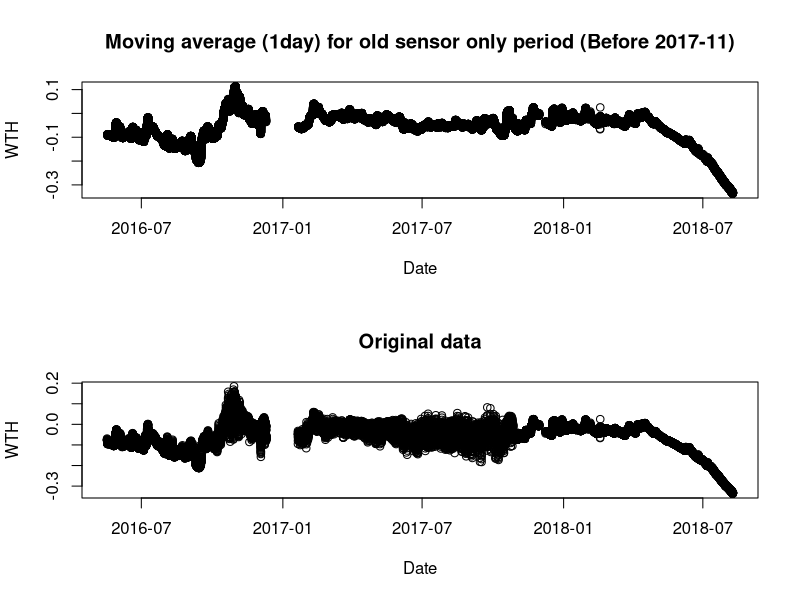

Generate this figure with R: (Note: this script raises an error after producing the figure.)
library(tidyverse)
library(forecast)
library(lubridate)

rm(list=ls())

# The WaterTable_YK.csv dataset was generated by Johannes
# 
# <Meta info>
# Attached is the water table data. It's a bit more complicated than usually, 
# as the ground level moves in peatland. Hence, I have to run some code before 
# the data is good to be used. The file contains the ground water table elevation 
# above an arbitrary datum. It also contains the ground level above the same datum. 
# "Cground" is the ground level at the center well, where the ground water table elevation 
# is measured automatically by the sensor. The other ones are from the other well+piezometer 
# nests I take my measurements from. All ground elevations are highly correlated. To get ground 
# water table depth you need to subtract "Cground" from "WTheight" . 
# Ground level is not available for the entire time, because I measure it manually and I wasn't 
# in Canada in 2016. You will also notice a difference in data quality. Noisy data is from when 
# we had an old sensor only. A new one was installed in summer 2017. 


## The WTH.csv file generated from WaterTable_YK.csv following Johannes's guide line (subtract "Cground" from "WTheight")



wth <- read_csv("./DATA_CR1000/for_gapfilling/climate_ubc/WTH.csv")
wth$Date <- as.POSIXct(wth$Date,format="%Y-%m-%d %H:%M", tz = "UTC")

# noisy removing
wth$ma_WTH<- ifelse(wth$Date < as.POSIXct("2017-11-01",format="%Y-%m-%d") ,ma(wth$WTH,48, centre = TRUE),wth$WTH)

par(mfrow=c(2,1))
plot(wth$Date,wth$ma_WTH, main = "Moving average (1day) for old sensor only period (Before 2017-11)", xlab = "Date", ylab= "WTH")
plot(wth$Date,wth$WTH, main = "Original data", xlab = "Date", ylab= "WTH")

write_csv(wth,"./DATA_CR1000/output/WTH_noisy_removed.csv")
